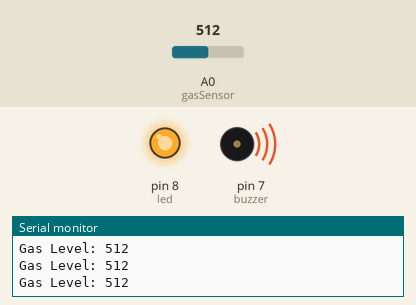
This sketch was run on a simulated Arduino Uno, built with avr-gcc and run on an emulated ATmega328P. Parts: output pins drawn as LEDs (lit = HIGH), buzzer (waves = sounding, pin HIGH), the last lines printed to the serial monitor. The test bench sets the inputs (shaded band); at power-on: A0 (gasSensor) = 512.

Above: at 1.3 s.
1.4 s: A0 (gasSensor) set to 411
2.9 s: A0 (gasSensor) set to 393
At 3.5 s:
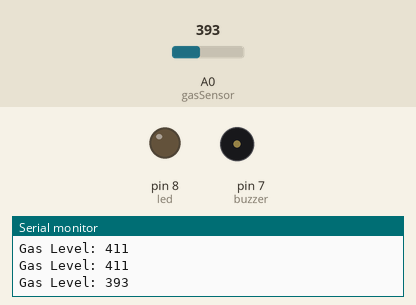
4.5 s: A0 (gasSensor) set to 410
At 5.7 s:
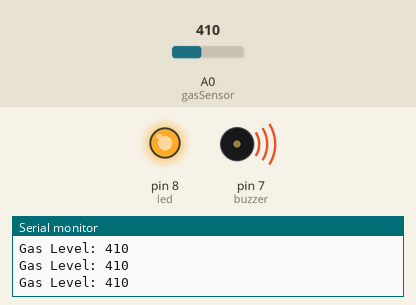
6.0 s: A0 (gasSensor) set to 390
At 7.1 s:
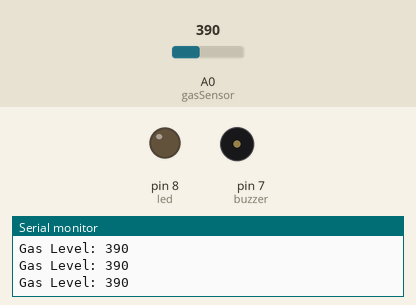
Timing chart, 0 to 8.5 s (numbered marks = the images above; inputs shaded):
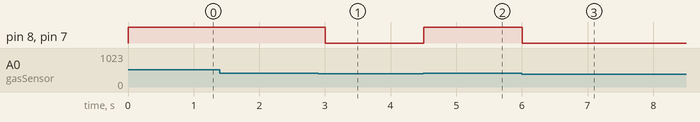

The sketch:

sketch_dec3a.ino
```cpp
int gasSensor = A0;
int buzzer = 7;
int led = 8;

void setup() {
  Serial.begin(9600);

  pinMode(gasSensor, INPUT);
  pinMode(buzzer, OUTPUT);
  pinMode(led, OUTPUT);
}

void loop() {
  int gasValue = analogRead(gasSensor);
  Serial.print("Gas Level: ");
  Serial.println(gasValue);

  if (gasValue > 400) {
    digitalWrite(buzzer, HIGH);
    digitalWrite(led, HIGH);
  } else {
    digitalWrite(buzzer, LOW);
    digitalWrite(led, LOW);
  }

  delay(500);
}
```

Measured:
- the behaviour switches between 401 and 400 on A0 (gasSensor) (found by bisection; images 0 and 1)
- after the input at 2.9 s, pin 8 (led), pin 7 (buzzer): HIGH → LOW after 0.10 s
- after the input at 4.5 s, pin 8 (led), pin 7 (buzzer): LOW → HIGH at once
- after the input at 6.0 s, pin 8 (led), pin 7 (buzzer): HIGH → LOW at once
